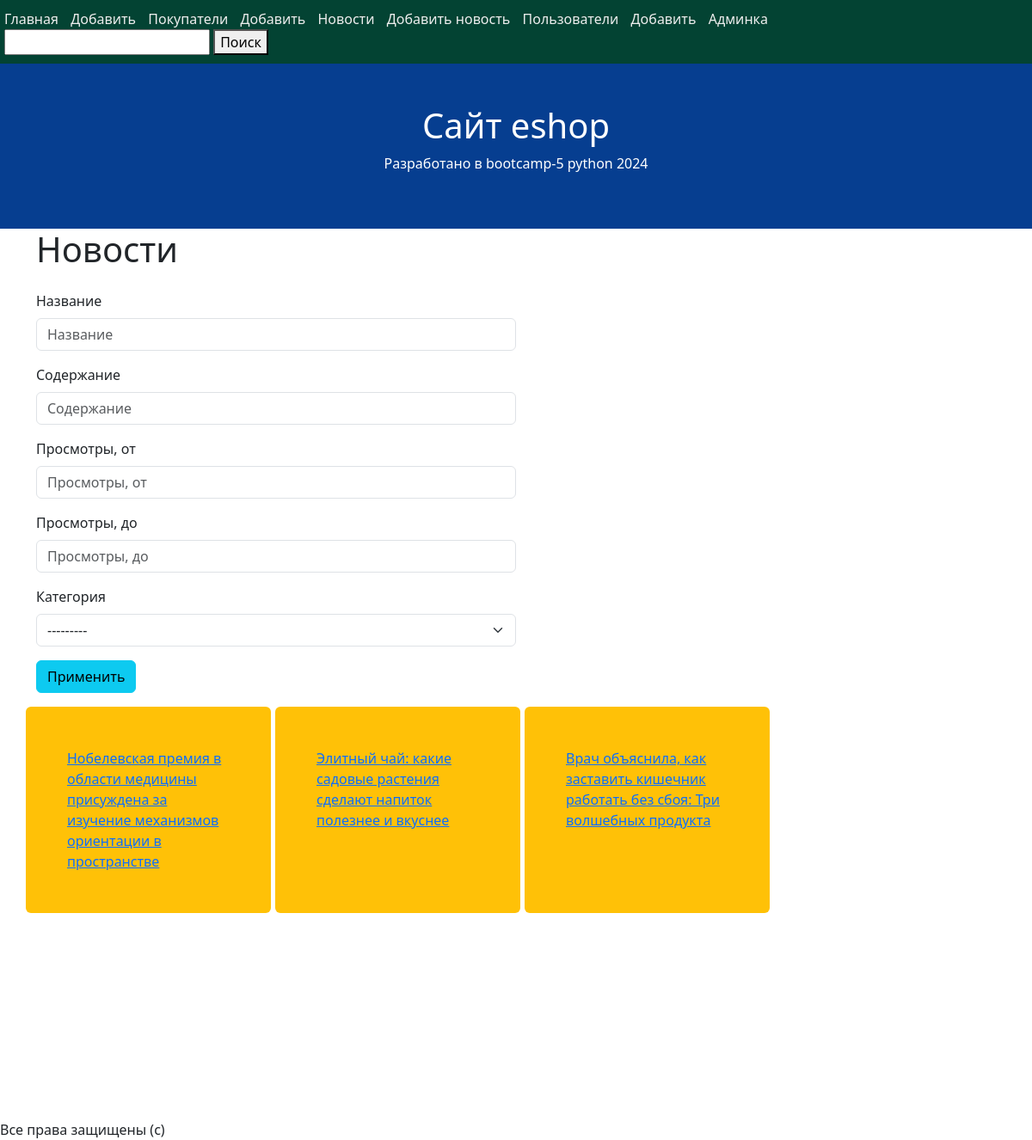
Before: /news/ with the older database file.
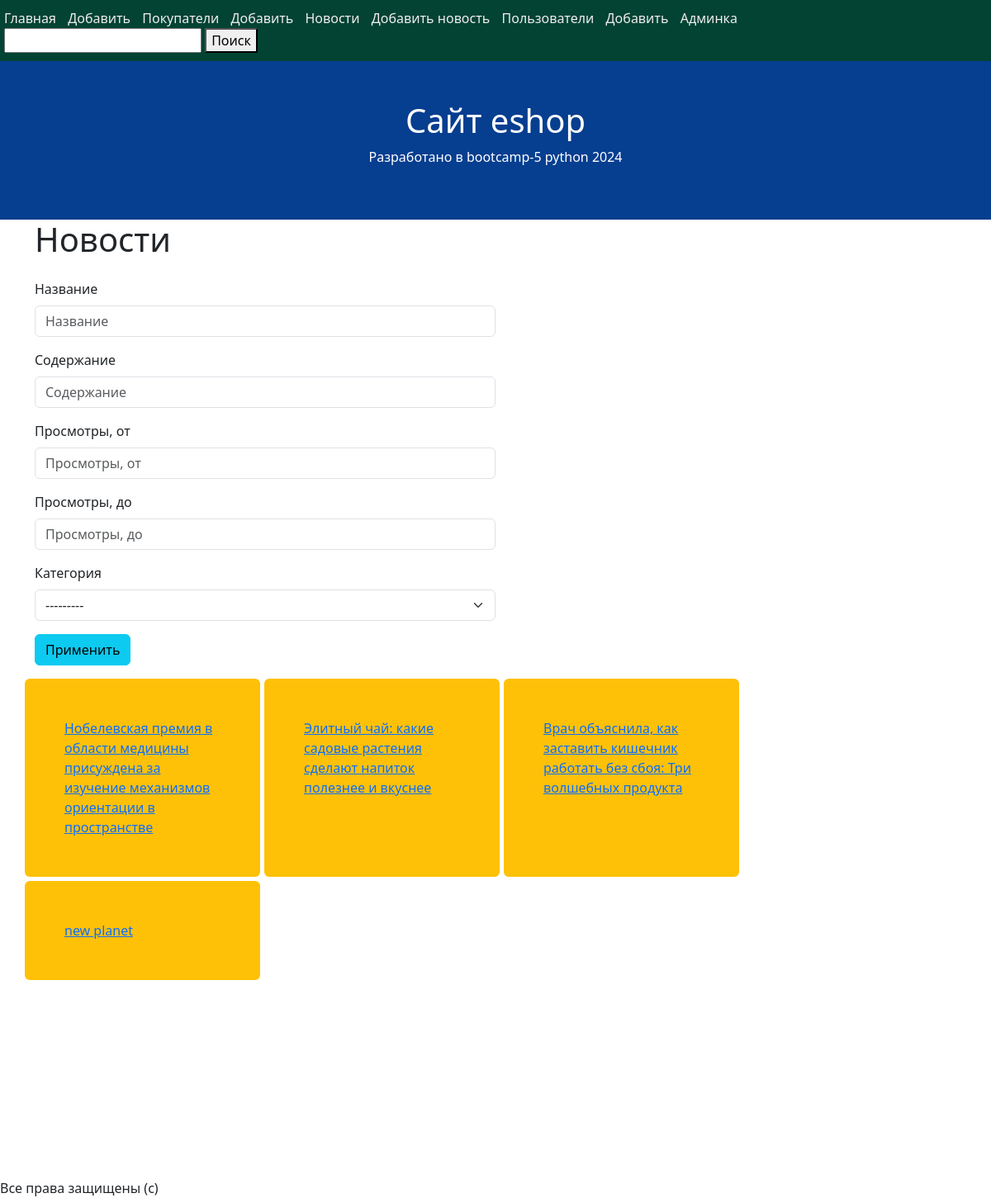
After: the same page with the newer database file.
### news/models.py (models this page shows, shortened)
class New(models.Model):
    title = models.CharField(max_length=1000)
    article = models.TextField()
    views = models.IntegerField(default=0)
    user_views = models.ManyToManyField(
        to=User,
        blank=True,
    )
    category = models.ForeignKey(
        to=NewsCategory,
        on_delete=models.SET_NULL,
        null=True, blank=True,
        verbose_name="Категория",
    )

### news/views.py (the view)
# urls.py: path('news/', news_view),
def news_view(request):
    news_list = New.objects.all()
    filter_object = NewFilter(
        data=request.GET,
        queryset=news_list
    )
    context = {"filter_object": filter_object}
    return render(request, 'news.html', context)

### news/models.py (called while the page is built)
    def __str__(self):
        return self.name

### news/templates/news.html
{% extends 'base.html' %}
{% load django_bootstrap5 %}
{% block content %}
<h1>Новости</h1>
<p class="row">
    <form class="col-lg-6" method="get">
        {% bootstrap_form filter_object.form %}
        <button class="btn btn-info">Применить</button>
    </form>
</p>
<div class="row news-list">
    {% for obj in  filter_object.qs %}
        <div class="p-5 bg-warning rounded col-lg-3 col-md-5 col-sm-12">
            <a href="/new/{{ obj.id }}/">{{ obj.title }}</a>
        </div>
    {% endfor %}
</div>
{% endblock %}

Changed rows visible on the page:
added New: title "new planet"
